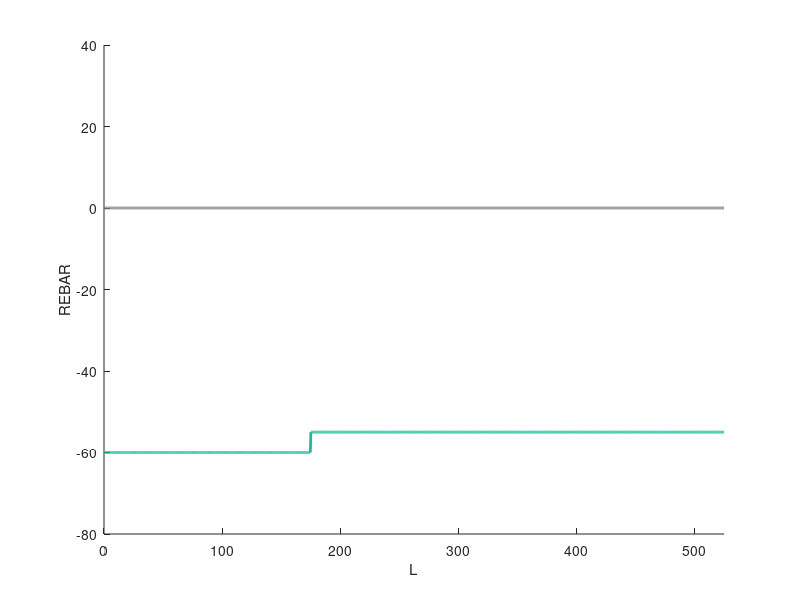
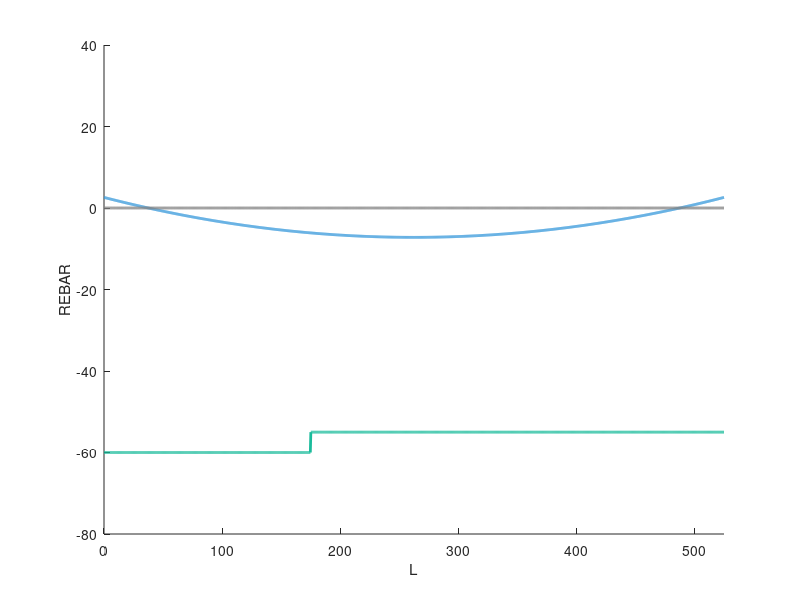
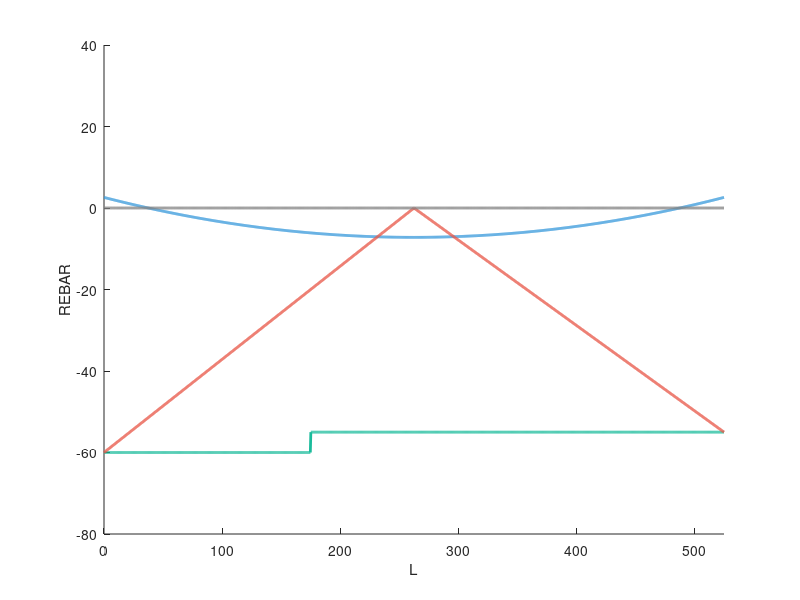
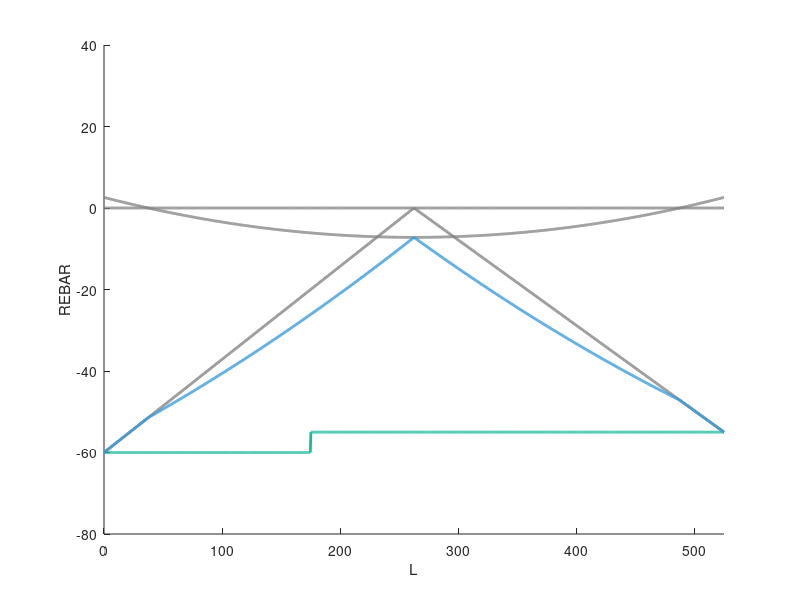

Source code (MATLAB) for these figures, in order:
clc; clear; close all;

green = [26 188 156] / 256;
blue = [52 152 219] / 256;
red = [233 88 73] / 256;
orange = [230 126 34] / 256;
gray = [0.5 0.5 0.5];
background = [247 247 247] / 256;

% totalArea = [35 15 35];

interval = 1200;

zeroLine = zeros(1, interval);

beamLength = 525;

x = linspace(0, beamLength, interval);

initialRebar = -[60 * ones(1, interval / 3), 55 * ones(1, interval / 3), 55 * ones(1, interval / 3)];

gravityLoad = 4 * 9.8 * (x / beamLength - 0.5) .^ 2 - 7.2;

lateralForce = min([55 - 2 * 55 * x / beamLength; -60 + 2 * 60 * x / beamLength]);

linearAdd = gravityLoad .* (gravityLoad < 0) + lateralForce;

multiRebar = -[12	12	12	12	12	12	12	12	12	12	12	12	12	12	12	12	12	12	12	12	12	12	12	12	12	12	12	12	12	12	12	12	12	12	12	12	12	12	12	12	12	12	12	12	12	12	12	12	12	12	12	12	12	12	12	12	12	12	12	12	12	12	12	12	12	11	11	11	11	11	11	11	11	11	11	11	11	11	11	11	11	11	11	11	11	11	11	11	11	11	11	11	11	11	11	11	11	11	11	11	11	11	11	11	11	11	11	11	11	11	11	11	11	11	11	11	11	11	11	11	11	11	11	11	11	11	11	10	10	10	10	10	10	10	10	10	10	10	10	10	10	10	10	10	10	10	10	10	10	10	10	10	10	10	10	10	10	10	10	10	10	10	10	10	10	10	10	10	10	10	10	10	10	10	10	10	10	10	10	10	10	10	10	10	10	10	10	10	9	9	9	9	9	9	9	9	9	9	9	9	9	9	9	9	9	9	9	9	9	9	9	9	9	9	9	9	9	9	9	9	9	9	9	9	9	9	9	9	9	9	9	9	9	9	9	9	9	9	9	9	9	9	9	9	9	9	9	8	8	8	8	8	8	8	8	8	8	8	8	8	8	8	8	8	8	8	8	8	8	8	8	8	8	8	8	8	8	8	8	8	8	8	8	8	8	8	8	8	8	8	8	8	8	8	8	8	8	8	8	8	8	8	8	8	7	7	7	7	7	7	7	7	7	7	7	7	7	7	7	7	7	7	7	7	7	7	7	7	7	7	7	7	7	7	7	7	7	7	7	7	7	7	7	7	7	7	7	7	7	7	7	7	7	7	7	7	7	7	7	7	6	6	6	6	6	6	6	6	6	6	6	6	6	6	6	6	6	6	6	6	6	6	6	6	6	6	6	6	6	6	6	6	6	6	6	6	6	6	6	6	6	6	6	6	6	6	6	6	6	6	6	6	6	6	6	5	5	5	5	5	5	5	5	5	5	5	5	5	5	5	5	5	5	5	5	5	5	5	5	5	5	5	5	5	5	5	5	5	5	5	5	5	5	5	5	5	5	5	5	5	5	5	5	5	5	5	5	5	4	4	4	4	4	4	4	4	4	4	4	4	4	4	4	4	4	4	4	4	4	4	4	4	4	4	4	4	4	4	4	4	4	4	4	4	4	4	4	4	4	4	4	4	4	4	4	4	4	4	4	4	3	3	3	3	3	3	3	3	3	3	3	3	3	3	3	3	3	3	3	3	3	3	3	3	3	3	3	3	3	3	3	3	3	3	3	3	3	3	3	3	3	3	3	3	3	3	3	3	3	3	3	2	2	2	2	2	2	2	2	2	2	2	2	2	2	2	2	2	2	2	2	2	2	2	2	2	2	2	2	2	2	2	2	2	2	2	2	2	2	2	2	2	2	2	2	2	2	2	2	2	2	2	2	2	2	2	2	2	2	2	2	3	3	3	3	3	3	3	3	3	3	3	3	3	3	3	3	3	3	3	3	3	3	3	3	3	3	3	3	3	3	3	3	3	3	3	3	3	3	3	3	3	3	3	3	3	3	3	3	3	3	3	3	3	3	3	3	4	4	4	4	4	4	4	4	4	4	4	4	4	4	4	4	4	4	4	4	4	4	4	4	4	4	4	4	4	4	4	4	4	4	4	4	4	4	4	4	4	4	4	4	4	4	4	4	4	4	4	4	4	4	4	4	4	4	5	5	5	5	5	5	5	5	5	5	5	5	5	5	5	5	5	5	5	5	5	5	5	5	5	5	5	5	5	5	5	5	5	5	5	5	5	5	5	5	5	5	5	5	5	5	5	5	5	5	5	5	5	5	5	5	5	5	5	6	6	6	6	6	6	6	6	6	6	6	6	6	6	6	6	6	6	6	6	6	6	6	6	6	6	6	6	6	6	6	6	6	6	6	6	6	6	6	6	6	6	6	6	6	6	6	6	6	6	6	6	6	6	6	6	6	6	6	6	7	7	7	7	7	7	7	7	7	7	7	7	7	7	7	7	7	7	7	7	7	7	7	7	7	7	7	7	7	7	7	7	7	7	7	7	7	7	7	7	7	7	7	7	7	7	7	7	7	7	7	7	7	7	7	7	7	7	7	7	7	7	7	8	8	8	8	8	8	8	8	8	8	8	8	8	8	8	8	8	8	8	8	8	8	8	8	8	8	8	8	8	8	8	8	8	8	8	8	8	8	8	8	8	8	8	8	8	8	8	8	8	8	8	8	8	8	8	8	8	8	8	8	8	8	8	8	9	9	9	9	9	9	9	9	9	9	9	9	9	9	9	9	9	9	9	9	9	9	9	9	9	9	9	9	9	9	9	9	9	9	9	9	9	9	9	9	9	9	9	9	9	9	9	9	9	9	9	9	9	9	9	9	9	9	9	9	9	9	9	9	9	9	9	10	10	10	10	10	10	10	10	10	10	10	10	10	10	10	10	10	10	10	10	10	10	10	10	10	10	10	10	10	10	10	10	10	10	10	10	10	10	10	10	10	10	10	10	10	10	10	10	10	10	10	10	10	10	10	10	10	10	10	10	10	10	10	10	10	10	10	10	10	11	11	11	11	11	11	11	11	11	11	11	11	11	11	11	11	11	11	11	11	11	11	11	11	11	11	11	11	11	11	11	11	11	11	11	11	11	11	11	11	11	11	11	11	11	11	11	11	11	11	11	11	11	11	11	11	11	11	11	11	11	11	11	11	11	11	11	11	11	11	11	11	11
];


multiRebarLd = -[12	12	12	12	12	12	12	12	12	12	12	12	12	12	12	12	12	12	12	12	12	12	12	12	12	12	12	12	12	12	12	12	12	12	12	12	12	12	12	12	12	12	12	12	12	12	12	12	12	12	12	12	12	12	12	12	12	12	12	12	12	12	12	12	12	12	12	12	12	12	12	12	12	12	12	12	12	12	12	12	12	12	12	12	12	12	12	12	12	12	12	12	12	12	12	12	12	12	12	12	12	12	12	12	12	12	12	12	12	12	12	12	12	12	12	12	12	12	12	12	12	12	12	12	12	12	12	12	12	12	12	12	12	12	12	12	12	12	12	12	12	12	12	12	12	12	12	12	12	12	12	12	12	12	12	12	12	12	12	12	12	12	12	12	12	12	12	12	12	12	12	12	12	12	12	12	12	12	12	12	12	12	12	12	12	12	12	12	12	12	12	12	12	12	12	12	12	12	12	12	12	12	12	12	12	12	12	12	12	12	12	12	12	12	12	12	12	12	12	12	12	12	12	12	12	12	12	12	12	12	12	12	12	12	12	12	12	12	12	12	12	12	12	12	12	12	12	12	12	12	12	12	12	12	12	12	12	12	12	12	12	12	12	12	12	12	12	12	12	12	12	12	12	12	12	12	12	12	12	12	12	12	12	12	12	12	12	12	12	11	11	11	11	11	11	11	11	11	11	11	11	11	11	11	11	11	11	11	11	11	11	11	11	11	11	11	11	11	11	11	11	11	11	11	11	11	11	11	11	11	11	11	11	11	11	11	11	11	11	11	11	11	11	11	11	11	11	11	11	11	11	10	10	10	10	10	10	10	10	10	10	10	10	10	10	10	10	10	10	10	10	10	10	10	10	10	10	10	10	10	10	10	10	10	10	10	10	10	10	10	10	10	10	10	10	10	10	10	10	10	10	10	10	10	10	10	10	10	10	10	10	10	9	9	9	9	9	9	9	9	9	9	9	9	9	9	9	9	9	9	9	9	9	9	9	9	9	9	9	9	8	8	8	8	8	8	8	8	8	8	8	8	8	8	8	8	8	8	8	8	8	8	8	8	8	8	8	8	8	8	8	8	8	8	8	8	8	8	8	8	8	8	8	8	8	8	8	8	8	8	8	8	8	8	8	8	8	8	8	8	8	8	8	8	8	8	8	8	8	8	8	8	8	8	8	8	8	8	8	8	8	8	8	8	8	8	8	8	7	7	7	7	7	7	7	7	7	7	7	7	7	7	7	7	7	7	7	7	7	7	7	7	7	6	6	6	6	6	6	6	6	6	6	6	6	6	6	6	6	6	6	6	6	6	6	6	6	6	5	5	5	5	5	5	5	5	5	5	5	5	5	5	5	5	5	5	5	5	5	5	5	5	5	5	5	5	5	5	5	5	5	5	5	5	5	5	5	5	5	5	5	5	5	5	5	5	5	5	5	5	5	5	5	5	5	5	5	5	5	5	5	6	6	6	6	6	6	6	6	6	6	6	6	6	6	6	6	6	6	6	6	6	6	6	6	6	6	6	6	6	6	7	7	7	7	7	7	7	7	7	7	7	7	7	7	7	7	7	7	7	7	7	7	7	7	7	7	7	7	7	7	7	7	8	8	8	8	8	8	8	8	8	8	8	8	8	8	8	8	8	8	8	8	8	8	8	8	8	8	8	8	8	8	8	8	8	8	8	8	8	8	8	8	8	8	8	8	8	8	8	8	8	8	8	8	8	8	8	8	8	8	8	8	8	8	8	8	8	8	8	8	8	8	8	8	8	8	8	8	8	8	8	8	8	8	8	8	8	8	8	8	8	8	8	8	8	8	8	9	9	9	9	9	9	9	9	9	9	9	9	9	9	9	9	9	9	9	9	9	9	9	9	9	9	9	9	9	9	9	9	9	9	9	9	10	10	10	10	10	10	10	10	10	10	10	10	10	10	10	10	10	10	10	10	10	10	10	10	10	10	10	10	10	10	10	10	10	10	10	10	10	10	10	10	10	10	10	10	10	10	10	10	10	10	10	10	10	10	10	10	10	10	10	10	10	10	10	10	10	10	10	10	10	11	11	11	11	11	11	11	11	11	11	11	11	11	11	11	11	11	11	11	11	11	11	11	11	11	11	11	11	11	11	11	11	11	11	11	11	11	11	11	11	11	11	11	11	11	11	11	11	11	11	11	11	11	11	11	11	11	11	11	11	11	11	11	11	11	11	11	11	11	11	11	11	11	11	11	11	11	11	11	11	11	11	11	11	11	11	11	11	11	11	11	11	11	11	11	11	11	11	11	11	11	11	11	11	11	11	11	11	11	11	11	11	11	11	11	11	11	11	11	11	11	11	11	11	11	11	11	11	11	11	11	11	11	11	11	11	11	11	11	11	11	11	11	11	11	11	11	11	11	11	11	11	11	11	11	11	11	11	11	11	11	11	11	11	11	11	11	11	11	11	11	11	11	11	11	11	11	11	11	11	11	11	11	11	11	11	11	11	11	11	11	11	11	11	11	11	11	11	11	11	11	11	11	11	11	11	11	11	11	11	11	11	11	11	11	11	11	11	11	11	11	11	11	11	11	11	11	11	11	11	11	11	11	11	11	11	11	11	11	11	11	11	11	11	11	11	11	11	11	11	11	11	11	11	11	11	11	11	11	11	11	11	11	11	11	11	11	11	11	11	11	11	11	11	11	11	11	11	11	11	11	11	11	11	11	11	11	11	11	11	11	11	11	11	11	11	11
];

threeRebar = -[12	12	12	12	12	12	12	12	12	12	12	12	12	12	12	12	12	12	12	12	12	12	12	12	12	12	12	12	12	12	12	12	12	12	12	12	12	12	12	12	12	12	12	12	12	12	12	12	12	12	12	12	12	12	12	12	12	12	12	12	12	12	12	12	12	12	12	12	12	12	12	12	12	12	12	12	12	12	12	12	12	12	12	12	12	12	12	12	12	12	12	12	12	12	12	12	12	12	12	12	12	12	12	12	12	12	12	12	12	12	12	12	12	12	12	12	12	12	12	12	12	12	12	12	12	12	12	12	12	12	12	12	12	12	12	12	12	12	12	12	12	12	12	12	12	12	12	12	12	12	12	12	12	12	12	12	12	12	12	12	12	12	12	12	12	12	12	12	12	12	12	12	12	12	12	12	12	12	12	12	12	12	12	12	12	12	12	12	12	12	12	12	12	12	12	12	12	12	12	12	12	12	12	12	12	12	12	12	12	12	12	12	12	12	12	12	12	12	12	12	12	12	12	12	12	12	12	12	12	12	12	12	12	12	12	12	12	12	12	12	12	12	12	12	12	12	12	12	12	12	12	12	12	12	12	12	12	12	12	12	12	12	12	12	12	12	12	12	12	12	12	12	12	12	12	12	12	12	12	12	12	12	12	12	12	12	12	12	12	12	12	12	12	12	12	12	12	12	12	12	12	12	12	12	12	12	12	12	12	12	12	12	12	12	12	12	12	12	12	12	12	12	12	12	12	12	12	12	12	12	12	12	12	12	12	12	12	12	12	12	12	12	12	12	12	12	12	12	12	12	12	12	12	12	12	12	12	12	12	12	12	12	12	12	12	12	12	12	12	12	12	12	12	12	12	12	12	12	12	12	12	12	12	12	12	12	12	12	12	12	12	12	12	12	12	12	12	12	12	12	12	12	12	12	12	12	12	12	12	12	12	12	12	12	12	12	12	12	12	12	12	12	12	12	12	12	12	12	12	12	12	12	12	12	12	12	12	12	12	8	8	8	8	8	8	8	8	8	8	8	8	8	8	8	8	8	8	8	8	8	8	8	8	8	8	8	8	8	8	8	8	8	8	8	8	8	8	8	8	8	8	8	8	8	8	8	8	8	8	8	8	8	8	8	8	8	8	8	8	8	8	8	8	8	8	8	8	8	8	8	8	8	8	8	8	8	8	8	8	8	8	8	8	8	8	8	8	8	8	8	8	8	8	8	8	8	8	8	8	8	8	8	8	8	8	8	8	8	8	8	8	8	8	8	8	8	8	8	8	8	8	8	8	8	8	8	8	8	8	8	8	8	8	8	8	8	8	8	8	8	8	8	8	8	8	8	8	8	8	8	8	8	8	8	8	8	8	8	8	8	8	8	8	8	8	8	8	8	8	8	8	8	8	8	8	8	8	8	8	8	8	8	8	8	8	8	8	8	8	8	8	8	8	8	8	8	8	8	8	8	8	8	8	8	8	8	8	8	8	8	8	8	8	8	8	8	8	8	8	8	8	8	8	8	8	8	8	8	8	8	8	8	8	8	8	8	8	8	8	8	8	8	8	8	8	8	8	8	8	8	8	8	8	8	8	8	8	8	8	8	8	8	8	8	8	8	8	8	8	8	8	8	8	8	8	8	8	8	8	8	8	8	8	8	8	8	8	8	8	8	8	8	8	8	8	8	8	8	8	8	8	8	8	8	8	8	8	8	8	8	8	8	8	8	8	8	8	8	8	8	8	8	8	8	8	8	8	8	8	8	8	8	8	8	8	8	8	8	8	8	8	8	8	8	8	8	8	8	8	8	8	8	8	8	8	8	8	8	11	11	11	11	11	11	11	11	11	11	11	11	11	11	11	11	11	11	11	11	11	11	11	11	11	11	11	11	11	11	11	11	11	11	11	11	11	11	11	11	11	11	11	11	11	11	11	11	11	11	11	11	11	11	11	11	11	11	11	11	11	11	11	11	11	11	11	11	11	11	11	11	11	11	11	11	11	11	11	11	11	11	11	11	11	11	11	11	11	11	11	11	11	11	11	11	11	11	11	11	11	11	11	11	11	11	11	11	11	11	11	11	11	11	11	11	11	11	11	11	11	11	11	11	11	11	11	11	11	11	11	11	11	11	11	11	11	11	11	11	11	11	11	11	11	11	11	11	11	11	11	11	11	11	11	11	11	11	11	11	11	11	11	11	11	11	11	11	11	11	11	11	11	11	11	11	11	11	11	11	11	11	11	11	11	11	11	11	11	11	11	11	11	11	11	11	11	11	11	11	11	11	11	11	11	11	11	11	11	11	11	11	11	11	11	11	11	11	11	11	11	11	11	11	11	11	11	11	11	11	11	11	11	11	11	11	11	11	11	11	11	11	11	11	11	11	11	11	11	11	11	11	11	11	11	11	11	11	11	11	11	11	11	11	11	11	11	11	11	11	11	11	11	11	11	11	11	11	11	11	11	11	11	11	11	11	11	11	11	11	11	11	11	11	11	11	11	11	11	11	11	11	11	11	11	11	11	11	11	11	11	11	11	11	11	11	11	11	11	11	11	11	11	11	11	11	11	11	11	11	11	11	11	11	11	11	11	11	11	11	11	11	11	11	11	11	11	11	11	11	11	11	11	11	11	11	11	11	11	11	11	11	11	11	11	11	11	11	11	11	11	11	11	11	11	11	11	11	11	11	11	11	11	11	11	11	11	11	11	11	11	11	11	11	11	11	11	11	11	11	11	11
];



% 1
figure;
hold on;
plot(x, initialRebar, 'Color', green, 'LineWidth', 2);
plot(x, zeroLine, 'Color', gray, 'LineWidth', 2);
title('');
xlabel('L');
ylabel('REBAR');
axis([0 beamLength -80 40]);

% 2
figure;
hold on;
plot(x, initialRebar, 'Color', green, 'LineWidth', 2);
plot(x, gravityLoad, 'Color', blue, 'LineWidth', 2);
plot(x, zeroLine, 'Color', gray, 'LineWidth', 2);
title('');
xlabel('L');
ylabel('REBAR');
axis([0 beamLength -80 40]);

% 3
figure;
hold on;
plot(x, initialRebar, 'Color', green, 'LineWidth', 2);
plot(x, gravityLoad, 'Color', blue, 'LineWidth', 2);
plot(x, lateralForce, 'Color', red, 'LineWidth', 2);
plot(x, zeroLine, 'Color', gray, 'LineWidth', 2);
title('');
xlabel('L');
ylabel('REBAR');
axis([0 beamLength -80 40]);

% 4
figure;
hold on;
plot(x, initialRebar, 'Color', green, 'LineWidth', 2);
plot(x, gravityLoad, 'Color', gray, 'LineWidth', 2);
plot(x, lateralForce, 'Color', gray, 'LineWidth', 2);
plot(x, linearAdd, 'Color', blue, 'LineWidth', 2);
plot(x, zeroLine, 'Color', gray, 'LineWidth', 2);
title('');
xlabel('L');
ylabel('REBAR');
axis([0 beamLength -80 40]);

% 5
figure;
hold on;
plot(x, initialRebar / 5, 'Color', green, 'LineWidth', 2);
plot(x, linearAdd / 5, 'Color', gray, 'LineWidth', 2);
plot(x, min(floor(linearAdd / 5), 2), 'Color', blue, 'LineWidth', 2);
% plot(x, multiRebar, 'Color', orange, 'LineWidth', 2);
plot(x, zeroLine, 'Color', gray, 'LineWidth', 2);
title('');
xlabel('L');
ylabel('REBAR NUMBER');
axis([0 beamLength -16 8]);

% 6
figure;
hold on;
plot(x, initialRebar / 5, 'Color', green, 'LineWidth', 2);
plot(x, linearAdd / 5, 'Color', gray, 'LineWidth', 2);
plot(x, min(floor(linearAdd / 5), 2), 'Color', blue, 'LineWidth', 2);
plot(x, multiRebarLd, 'Color', red, 'LineWidth', 2);
plot(x, zeroLine, 'Color', gray, 'LineWidth', 2);
title('');
xlabel('L');
ylabel('REBAR NUMBER');
axis([0 beamLength -16 8]);

% 7
figure;
hold on;
plot([beamLength beamLength] * 0.15, [-20 20], 'Color', gray, 'LineWidth', 2, 'LineStyle', '--');
plot([beamLength beamLength] * 0.4, [-20 20], 'Color', gray, 'LineWidth', 2, 'LineStyle', '--');
plot([beamLength beamLength] * 0.85, [-20 20], 'Color', gray, 'LineWidth', 2, 'LineStyle', '--');
plot([beamLength beamLength] * 0.6, [-20 20], 'Color', gray, 'LineWidth', 2, 'LineStyle', '--');
plot(x, initialRebar / 5, 'Color', green, 'LineWidth', 2);
plot(x, multiRebarLd, 'Color', gray, 'LineWidth', 2);
plot(x, threeRebar, 'Color', blue, 'LineWidth', 2);
plot(x, zeroLine, 'Color', gray, 'LineWidth', 2);
title('');
xlabel('L');
ylabel('REBAR NUMBER');
axis([0 beamLength -16 8]);

